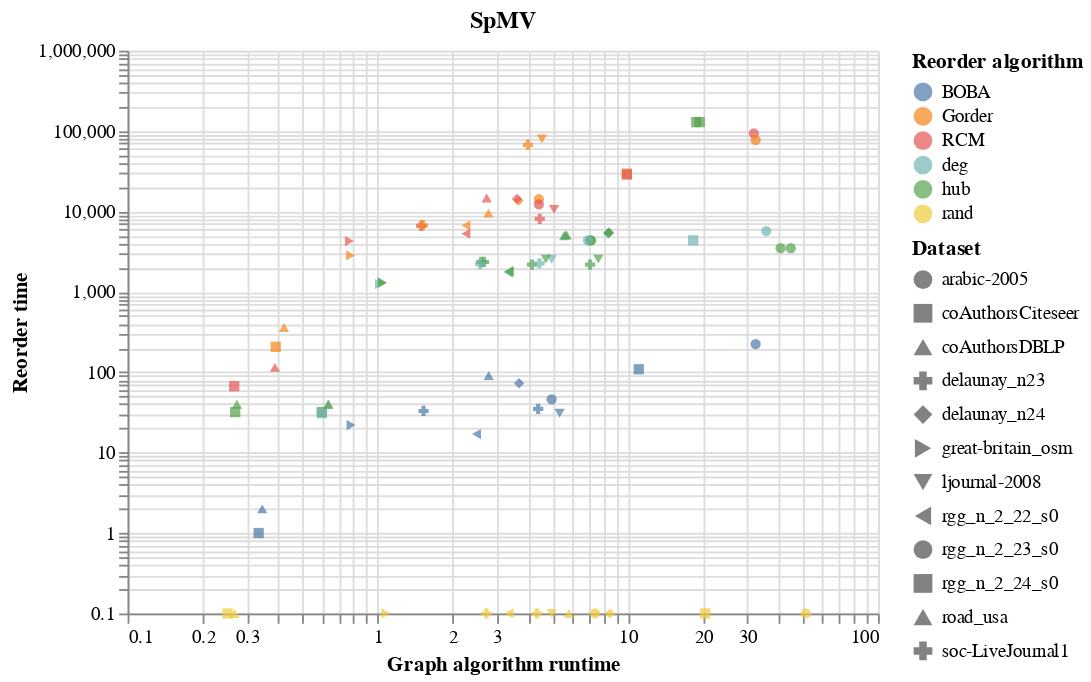

Source (notebook cell):
### Code cell
make_pareto('SpMV')

### Figure 1 — Vega-Lite specification as saved in the notebook (floating-point values rounded to 4 significant figures)
{"config": {"view": {"continuousWidth": 400, "continuousHeight": 300}}, "data": {"name": "data-8f963b99a25f035517843d4d31ddc9d3"}, "mark": {"type": "point", "filled": true}, "encoding": {"color": {"field": "Reorder algorithm", "type": "nominal"}, "shape": {"field": "Dataset", "type": "nominal"}, "x": {"field": "Graph algorithm runtime", "scale": {"type": "log"}, "type": "quantitative"}, "y": {"field": "Reorder time", "scale": {"type": "log"}, "type": "quantitative"}}, "title": "SpMV", "$schema": "https://vega.github.io/schema/vega-lite/v4.17.0.json", "datasets": {"data-8f963b99a25f035517843d4d31ddc9d3": [{"Dataset": "rgg_n_2_24_s0", "Reorder algorithm": "rand", "graph_algorithm": "spmv", "Graph algorithm runtime": 20.37, "Reorder time": 0.1}, {"Dataset": "rgg_n_2_23_s0", "Reorder algorithm": "Gorder", "graph_algorithm": "spmv", "Graph algorithm runtime": 4.409, "Reorder time": 14230.0}, {"Dataset": "soc-LiveJournal1", "Reorder algorithm": "rand", "graph_algorithm": "spmv", "Graph algorithm runtime": 4.332, "Reorder time": 0.1}, {"Dataset": "delaunay_n24", "Reorder algorithm": "Gorder", "graph_algorithm": "spmv", "Graph algorithm runtime": 3.657, "Reorder time": 13620.0}, {"Dataset": "rgg_n_2_22_s0", "Reorder algorithm": "hub", "graph_algorithm": "spmv", "Graph algorithm runtime": 3.365, "Reorder time": 1791.0}, {"Dataset": "delaunay_n24", "Reorder algorithm": "deg", "graph_algorithm": "spmv", "Graph algorithm runtime": 8.342, "Reorder time": 5328.0}, {"Dataset": "delaunay_n23", "Reorder algorithm": "hub", "graph_algorithm": "spmv", "Graph algorithm runtime": 2.659, "Reorder time": 2355.0}, {"Dataset": "rgg_n_2_24_s0", "Reorder algorithm": "Gorder", "graph_algorithm": "spmv", "Graph algorithm runtime": 9.911, "Reorder time": 29620.0}, {"Dataset": "coAuthorsCiteseer", "Reorder algorithm": "hub", "graph_algorithm": "spmv", "Graph algorithm runtime": 0.2693, "Reorder time": 32.0}, {"Dataset": "coAuthorsDBLP", "Reorder algorithm": "Gorder", "graph_algorithm": "spmv", "Graph algorithm runtime": 0.4222, "Reorder time": 360.0}, {"Dataset": "delaunay_n23", "Reorder algorithm": "hub", "graph_algorithm": "spmv", "Graph algorithm runtime": 2.593, "Reorder time": 2355.0}, {"Dataset": "coAuthorsDBLP", "Reorder algorithm": "rand", "graph_algorithm": "spmv", "Graph algorithm runtime": 0.2676, "Reorder time": 0.1}, {"Dataset": "rgg_n_2_23_s0", "Reorder algorithm": "BOBA", "graph_algorithm": "spmv", "Graph algorithm runtime": 4.958, "Reorder time": 46.0}, {"Dataset": "rgg_n_2_23_s0", "Reorder algorithm": "rand", "graph_algorithm": "spmv", "Graph algorithm runtime": 7.395, "Reorder time": 0.1}, {"Dataset": "delaunay_n23", "Reorder algorithm": "deg", "graph_algorithm": "spmv", "Graph algorithm runtime": 2.57, "Reorder time": 2214.0}, {"Dataset": "rgg_n_2_24_s0", "Reorder algorithm": "RCM", "graph_algorithm": "spmv", "Graph algorithm runtime": 9.907, "Reorder time": 28760.0}, {"Dataset": "rgg_n_2_22_s0", "Reorder algorithm": "rand", "graph_algorithm": "spmv", "Graph algorithm runtime": 3.351, "Reorder time": 0.1}, {"Dataset": "arabic-2005", "Reorder algorithm": "RCM", "graph_algorithm": "spmv", "Graph algorithm runtime": 31.9, "Reorder time": 93590.0}, {"Dataset": "delaunay_n24", "Reorder algorithm": "hub", "graph_algorithm": "spmv", "Graph algorithm runtime": 8.419, "Reorder time": 5450.0}, {"Dataset": "rgg_n_2_22_s0", "Reorder algorithm": "deg", "graph_algorithm": "spmv", "Graph algorithm runtime": 3.315, "Reorder time": 1752.0}, {"Dataset": "soc-LiveJournal1", "Reorder algorithm": "RCM", "graph_algorithm": "spmv", "Graph algorithm runtime": 4.444, "Reorder time": 8101.0}, {"Dataset": "delaunay_n24", "Reorder algorithm": "hub", "graph_algorithm": "spmv", "Graph algorithm runtime": 8.361, "Reorder time": 5450.0}, {"Dataset": "great-britain_osm", "Reorder algorithm": "BOBA", "graph_algorithm": "spmv", "Graph algorithm runtime": 0.7826, "Reorder time": 22.0}, {"Dataset": "arabic-2005", "Reorder algorithm": "BOBA", "graph_algorithm": "spmv", "Graph algorithm runtime": 32.43, "Reorder time": 224.0}, {"Dataset": "rgg_n_2_22_s0", "Reorder algorithm": "BOBA", "graph_algorithm": "spmv", "Graph algorithm runtime": 2.485, "Reorder time": 17.0}, {"Dataset": "road_usa", "Reorder algorithm": "Gorder", "graph_algorithm": "spmv", "Graph algorithm runtime": 2.772, "Reorder time": 9524.0}, {"Dataset": "delaunay_n24", "Reorder algorithm": "RCM", "graph_algorithm": "spmv", "Graph algorithm runtime": 3.603, "Reorder time": 14300.0}, {"Dataset": "rgg_n_2_24_s0", "Reorder algorithm": "deg", "graph_algorithm": "spmv", "Graph algorithm runtime": 18.24, "Reorder time": 4375.0}, {"Dataset": "ljournal-2008", "Reorder algorithm": "rand", "graph_algorithm": "spmv", "Graph algorithm runtime": 4.959, "Reorder time": 0.1}, {"Dataset": "ljournal-2008", "Reorder algorithm": "deg", "graph_algorithm": "spmv", "Graph algorithm runtime": 4.959, "Reorder time": 2543.0}, {"Dataset": "arabic-2005", "Reorder algorithm": "deg", "graph_algorithm": "spmv", "Graph algorithm runtime": 35.77, "Reorder time": 5703.0}, {"Dataset": "road_usa", "Reorder algorithm": "hub", "graph_algorithm": "spmv", "Graph algorithm runtime": 5.695, "Reorder time": 5092.0}, {"Dataset": "coAuthorsDBLP", "Reorder algorithm": "BOBA", "graph_algorithm": "spmv", "Graph algorithm runtime": 0.3454, "Reorder time": 2.0}, {"Dataset": "delaunay_n24", "Reorder algorithm": "BOBA", "graph_algorithm": "spmv", "Graph algorithm runtime": 3.674, "Reorder time": 73.0}, {"Dataset": "ljournal-2008", "Reorder algorithm": "RCM", "graph_algorithm": "spmv", "Graph algorithm runtime": 5.07, "Reorder time": 10620.0}, {"Dataset": "ljournal-2008", "Reorder algorithm": "Gorder", "graph_algorithm": "spmv", "Graph algorithm runtime": 4.533, "Reorder time": 79830.0}, {"Dataset": "delaunay_n23", "Reorder algorithm": "RCM", "graph_algorithm": "spmv", "Graph algorithm runtime": 1.492, "Reorder time": 6624.0}, {"Dataset": "ljournal-2008", "Reorder algorithm": "hub", "graph_algorithm": "spmv", "Graph algorithm runtime": 7.62, "Reorder time": 2550.0}, {"Dataset": "arabic-2005", "Reorder algorithm": "hub", "graph_algorithm": "spmv", "Graph algorithm runtime": 40.81, "Reorder time": 3491.0}, {"Dataset": "ljournal-2008", "Reorder algorithm": "BOBA", "graph_algorithm": "spmv", "Graph algorithm runtime": 5.338, "Reorder time": 31.0}, {"Dataset": "rgg_n_2_24_s0", "Reorder algorithm": "hub", "graph_algorithm": "spmv", "Graph algorithm runtime": 18.78, "Reorder time": 129200.0}, {"Dataset": "soc-LiveJournal1", "Reorder algorithm": "BOBA", "graph_algorithm": "spmv", "Graph algorithm runtime": 4.381, "Reorder time": 35.0}, {"Dataset": "arabic-2005", "Reorder algorithm": "rand", "graph_algorithm": "spmv", "Graph algorithm runtime": 51.45, "Reorder time": 0.1}, {"Dataset": "great-britain_osm", "Reorder algorithm": "rand", "graph_algorithm": "spmv", "Graph algorithm runtime": 1.077, "Reorder time": 0.1}, {"Dataset": "coAuthorsCiteseer", "Reorder algorithm": "Gorder", "graph_algorithm": "spmv", "Graph algorithm runtime": 0.391, "Reorder time": 207.0}, {"Dataset": "rgg_n_2_24_s0", "Reorder algorithm": "hub", "graph_algorithm": "spmv", "Graph algorithm runtime": 19.38, "Reorder time": 129200.0}, {"Dataset": "soc-LiveJournal1", "Reorder algorithm": "hub", "graph_algorithm": "spmv", "Graph algorithm runtime": 4.14, "Reorder time": 2179.0}, {"Dataset": "road_usa", "Reorder algorithm": "deg", "graph_algorithm": "spmv", "Graph algorithm runtime": 5.545, "Reorder time": 4973.0}, {"Dataset": "soc-LiveJournal1", "Reorder algorithm": "hub", "graph_algorithm": "spmv", "Graph algorithm runtime": 7.063, "Reorder time": 2179.0}, {"Dataset": "coAuthorsCiteseer", "Reorder algorithm": "hub", "graph_algorithm": "spmv", "Graph algorithm runtime": 0.5979, "Reorder time": 32.0}, {"Dataset": "rgg_n_2_24_s0", "Reorder algorithm": "BOBA", "graph_algorithm": "spmv", "Graph algorithm runtime": 11.06, "Reorder time": 109.0}, {"Dataset": "delaunay_n23", "Reorder algorithm": "rand", "graph_algorithm": "spmv", "Graph algorithm runtime": 2.721, "Reorder time": 0.1}, {"Dataset": "coAuthorsCiteseer", "Reorder algorithm": "rand", "graph_algorithm": "spmv", "Graph algorithm runtime": 0.251, "Reorder time": 0.1}, {"Dataset": "coAuthorsDBLP", "Reorder algorithm": "hub", "graph_algorithm": "spmv", "Graph algorithm runtime": 0.2737, "Reorder time": 40.0}, {"Dataset": "rgg_n_2_23_s0", "Reorder algorithm": "hub", "graph_algorithm": "spmv", "Graph algorithm runtime": 7.134, "Reorder time": 4368.0}, {"Dataset": "coAuthorsCiteseer", "Reorder algorithm": "BOBA", "graph_algorithm": "spmv", "Graph algorithm runtime": 0.3342, "Reorder time": 1.0}, {"Dataset": "coAuthorsDBLP", "Reorder algorithm": "RCM", "graph_algorithm": "spmv", "Graph algorithm runtime": 0.3882, "Reorder time": 115.0}, {"Dataset": "delaunay_n23", "Reorder algorithm": "Gorder", "graph_algorithm": "spmv", "Graph algorithm runtime": 1.515, "Reorder time": 6742.0}, {"Dataset": "delaunay_n24", "Reorder algorithm": "rand", "graph_algorithm": "spmv", "Graph algorithm runtime": 8.489, "Reorder time": 0.1}, {"Dataset": "rgg_n_2_22_s0", "Reorder algorithm": "hub", "graph_algorithm": "spmv", "Graph algorithm runtime": 3.336, "Reorder time": 1791.0}, {"Dataset": "road_usa", "Reorder algorithm": "RCM", "graph_algorithm": "spmv", "Graph algorithm runtime": 2.727, "Reorder time": 14730.0}, {"Dataset": "coAuthorsCiteseer", "Reorder algorithm": "deg", "graph_algorithm": "spmv", "Graph algorithm runtime": 0.5984, "Reorder time": 31.0}, {"Dataset": "road_usa", "Reorder algorithm": "hub", "graph_algorithm": "spmv", "Graph algorithm runtime": 5.611, "Reorder time": 5092.0}, {"Dataset": "soc-LiveJournal1", "Reorder algorithm": "deg", "graph_algorithm": "spmv", "Graph algorithm runtime": 4.433, "Reorder time": 2263.0}, {"Dataset": "coAuthorsCiteseer", "Reorder algorithm": "RCM", "graph_algorithm": "spmv", "Graph algorithm runtime": 0.2669, "Reorder time": 67.0}, {"Dataset": "great-britain_osm", "Reorder algorithm": "Gorder", "graph_algorithm": "spmv", "Graph algorithm runtime": 0.7787, "Reorder time": 2835.0}, {"Dataset": "rgg_n_2_22_s0", "Reorder algorithm": "RCM", "graph_algorithm": "spmv", "Graph algorithm runtime": 2.251, "Reorder time": 5296.0}, {"Dataset": "road_usa", "Reorder algorithm": "BOBA", "graph_algorithm": "spmv", "Graph algorithm runtime": 2.778, "Reorder time": 91.0}, {"Dataset": "rgg_n_2_23_s0", "Reorder algorithm": "hub", "graph_algorithm": "spmv", "Graph algorithm runtime": 7.081, "Reorder time": 4368.0}, {"Dataset": "ljournal-2008", "Reorder algorithm": "hub", "graph_algorithm": "spmv", "Graph algorithm runtime": 4.701, "Reorder time": 2550.0}, {"Dataset": "great-britain_osm", "Reorder algorithm": "hub", "graph_algorithm": "spmv", "Graph algorithm runtime": 1.04, "Reorder time": 1302.0}, {"Dataset": "road_usa", "Reorder algorithm": "rand", "graph_algorithm": "spmv", "Graph algorithm runtime": 5.817, "Reorder time": 0.1}, {"Dataset": "great-britain_osm", "Reorder algorithm": "RCM", "graph_algorithm": "spmv", "Graph algorithm runtime": 0.7707, "Reorder time": 4283.0}, {"Dataset": "coAuthorsDBLP", "Reorder algorithm": "deg", "graph_algorithm": "spmv", "Graph algorithm runtime": 0.6332, "Reorder time": 40.0}, {"Dataset": "delaunay_n23", "Reorder algorithm": "BOBA", "graph_algorithm": "spmv", "Graph algorithm runtime": 1.525, "Reorder time": 33.0}, {"Dataset": "rgg_n_2_22_s0", "Reorder algorithm": "Gorder", "graph_algorithm": "spmv", "Graph algorithm runtime": 2.252, "Reorder time": 6700.0}, {"Dataset": "rgg_n_2_23_s0", "Reorder algorithm": "RCM", "graph_algorithm": "spmv", "Graph algorithm runtime": 4.408, "Reorder time": 12280.0}, {"Dataset": "coAuthorsDBLP", "Reorder algorithm": "hub", "graph_algorithm": "spmv", "Graph algorithm runtime": 0.6354, "Reorder time": 40.0}, {"Dataset": "rgg_n_2_23_s0", "Reorder algorithm": "deg", "graph_algorithm": "spmv", "Graph algorithm runtime": 6.92, "Reorder time": 4375.0}, {"Dataset": "arabic-2005", "Reorder algorithm": "Gorder", "graph_algorithm": "spmv", "Graph algorithm runtime": 32.45, "Reorder time": 76990.0}, {"Dataset": "great-britain_osm", "Reorder algorithm": "deg", "graph_algorithm": "spmv", "Graph algorithm runtime": 1.015, "Reorder time": 1250.0}, {"Dataset": "arabic-2005", "Reorder algorithm": "hub", "graph_algorithm": "spmv", "Graph algorithm runtime": 44.8, "Reorder time": 3491.0}, {"Dataset": "great-britain_osm", "Reorder algorithm": "hub", "graph_algorithm": "spmv", "Graph algorithm runtime": 1.047, "Reorder time": 1302.0}, {"Dataset": "soc-LiveJournal1", "Reorder algorithm": "Gorder", "graph_algorithm": "spmv", "Graph algorithm runtime": 3.985, "Reorder time": 67110.0}]}}
